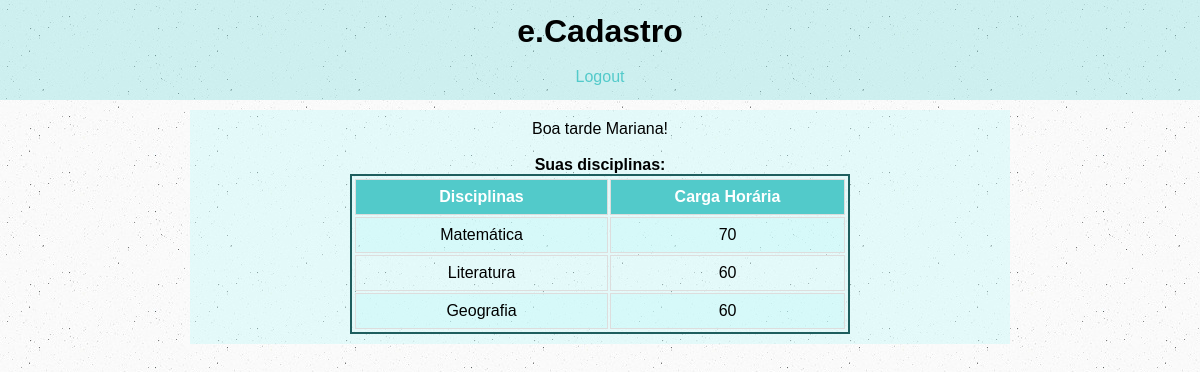
The app's page /login_aluno.php (signed in) with its own data.
### tables this page shows
CREATE TABLE IF NOT EXISTS `disciplinas` (
  `cod_disc` varchar(50) NOT NULL,
  `nome_disc` varchar(50) DEFAULT NULL,
  `carga_hor` int(11) DEFAULT NULL,
  PRIMARY KEY (`cod_disc`)
);

### login_aluno.php (the view, shortened to what this page needs)
<?php
$conexao = conecta_mysql();
?>
<!DOCTYPE html>
<html>
  <head>
    <link rel="stylesheet" type="text/css" href="css/estilo.css">
    <?php include "includes/menu_aluno.php"?>
  </head>
  <body>
    <div id="area-principal">
    <div id="postagem">
    <?php
    include "includes/func_saudacao.php";
    print " " . $_SESSION["nome"] . "!";
    ?>
    <p> <h4>Suas disciplinas:</h1> </p>
    <table border="2">
      <th> Disciplinas </th>
      <th> Carga Horária </th>
      <?php
      $id = $_SESSION["matricula"];
      $sql = "SELECT nome_disc,carga_hor FROM `matricula_aluno` JOIN disciplinas
       ON cod_disciplina = disciplinas.cod_disc WHERE cod_aluno = $id";
       if($resultado = mysqli_query($conexao,$sql)){
         while ($disciplina= mysqli_fetch_assoc($resultado)){
           echo "<tr>";
           echo "<td>". $disciplina["nome_disc"] . "</td>";
           echo "<td>". $disciplina["carga_hor"] . "</td>";
           echo "</tr>";
         }
      }
      ?>
    </table>
    </div>
      </div>
  </body>
</html>

### css/estilo.css (style rules this page uses)
* { margin: 0; padding: 0; }
body { font-size: 16px; font-family: "Trebuchet MS", Helvetica, sans-serif; background-image: url(img/body.jpg); }
p { text-align: justify; padding: 2 0 2 0; }
#area-principal { width: 820px; margin: 10px auto 10px auto; }
#postagem { background-color: rgba(192, 247, 247, 0.4); padding: 10px; margin-bottom: 10px; text-align: center; }
table,td,tr,th { border: 2px solid ; border-color: #1E5E5E; padding: 1px; margin: auto; text-align: center; width: 500px; }
table th { padding-top: 6px; padding-bottom: 6px; text-align: center; background-color: #52CACA; color: white; }
table td, table th { border: 1px solid #ddd; padding: 8px; }
table tr:nth-child(even) { background-color: rgba(192, 247, 247, 0.4); }

### records on screen
disciplinas: nome_disc "Matemática", carga_hor "70"
disciplinas: nome_disc "Literatura", carga_hor "60"
disciplinas: nome_disc "Geografia", carga_hor "60"

### other values on screen
$_SESSION["nome"] "Mariana"
